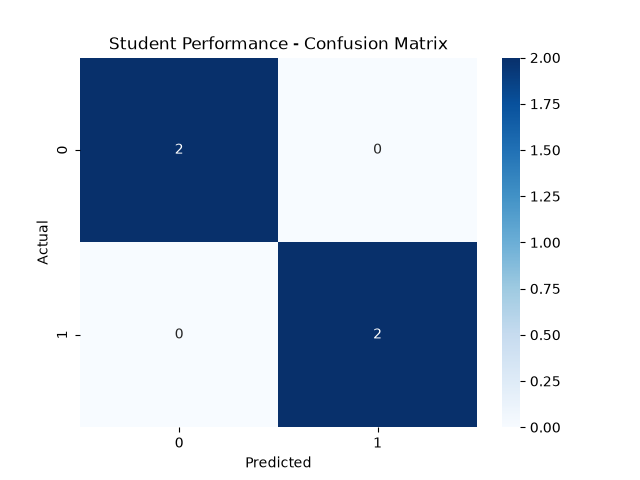

Python code for this plot:
# Student Performance Prediction System
# Simple classification project

import pandas as pd
import matplotlib.pyplot as plt
import seaborn as sns
import joblib

from sklearn.model_selection import train_test_split
from sklearn.compose import ColumnTransformer
from sklearn.pipeline import Pipeline
from sklearn.preprocessing import OneHotEncoder
from sklearn.impute import SimpleImputer
from sklearn.ensemble import RandomForestClassifier
from sklearn.linear_model import LogisticRegression
from sklearn.metrics import accuracy_score, classification_report, confusion_matrix

# Load dataset
data = pd.read_csv("Project_1_Student_Performance/student_performance.csv")
print(data.head())
print(data.info())

# Remove duplicate rows
data = data.drop_duplicates()

# Create target if marks are available
if "Performance" not in data.columns:
    if "Previous_Semester_Result" in data.columns:
        data["Performance"] = data["Previous_Semester_Result"].apply(
            lambda x: "Good" if x >= 60 else "Average"
        )
    else:
        raise ValueError("Add a Performance or Previous_Semester_Result column.")

target = "Performance"

features = [
    "Attendance",
    "Internal_Marks",
    "Assignments",
    "Study_Hours",
    "Previous_Semester_Result"
]

X = data[features]
y = data[target]

# Preprocessing
numeric_features = X.columns.tolist()

preprocessor = ColumnTransformer(
    transformers=[
        ("num", SimpleImputer(strategy="median"), numeric_features)
    ]
)

X_train, X_test, y_train, y_test = train_test_split(
    X, y, test_size=0.2, random_state=42, stratify=y
)

# Model 1
logistic_model = Pipeline([
    ("preprocessor", preprocessor),
    ("model", LogisticRegression(max_iter=1000))
])

# Model 2
random_forest_model = Pipeline([
    ("preprocessor", preprocessor),
    ("model", RandomForestClassifier(n_estimators=100, random_state=42))
])

logistic_model.fit(X_train, y_train)
random_forest_model.fit(X_train, y_train)

# Predictions
logistic_pred = logistic_model.predict(X_test)
forest_pred = random_forest_model.predict(X_test)

print("Logistic Regression Accuracy:",
      accuracy_score(y_test, logistic_pred))
print("Random Forest Accuracy:",
      accuracy_score(y_test, forest_pred))

print("\nRandom Forest Classification Report:")
print(classification_report(y_test, forest_pred))

# Confusion matrix
cm = confusion_matrix(y_test, forest_pred)
sns.heatmap(cm, annot=True, fmt="d", cmap="Blues")
plt.title("Student Performance - Confusion Matrix")
plt.xlabel("Predicted")
plt.ylabel("Actual")
plt.show()

# Save model
joblib.dump(random_forest_model, "student_performance_model.pkl")
print("Model saved.")
